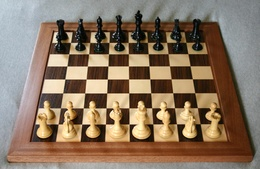
%> input picture Computer_Vision_Projects/Corner_Detection/images/image1.jpg, 260 x 169 px, shrunk from 2611 x 1699 before the run
$ octave --eval "result = extract_keypoints(imread('images/image1.jpg'));"   (GNU Octave 9; MATLAB toolbox functions it lacks are replaced by stand-ins)
%> lines starting %> are read from the running program, lines starting %| are printed output that depends on the picture; in (x1, y1, x2, y2) boxes, pixels count from 0 and x2, y2 are one past the last pixel; in counts of white or black regions, pixels touching at a corner belong together; the program's own positions count from 1
function [x, y, scores, Ix, Iy] = extract_keypoints(image)
    im = double(rgb2gray(image));
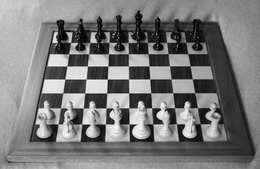
%> im: size 169x260 double; min 0, max 249, mean 121.4

    window = 11;

    horizontal = [1,0,-1];
    vertical = [1;0;-1];

    Ix = double(imfilter(im, horizontal));
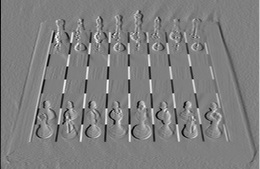
%> Ix: size 169x260 double; min -222, max 223, mean 0.2; drawn with min black and max white
    Iy = double(imfilter(im, vertical));
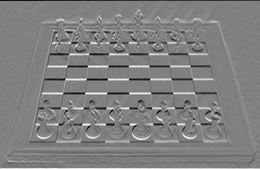
%> Iy: size 169x260 double; min -226, max 222, mean 0; drawn with min black and max white

    k = 0.04;
    R = double(repmat([0],size(im,1), size(im,2)));
    offset = floor(window/2);
    edge = ceil(window/2);
    for i = edge:1:size(im,1)-edge
        for j = edge:1:size(im,2)-edge
            ix = Ix(i-offset:i+offset, j-offset:j+offset);
            iy = Iy(i-offset:i+offset, j-offset:j+offset);
            t1 = ix.^2;
            t2 = ix * iy;
            t3 = iy.^2;
            m1 = sum(t1(:));
            m2 = sum(t2(:));
            m4 = sum(t3(:));

            M = double( [m1,m2;m2,m4] );

            R(i,j) = det(M) - k*((trace(M))^2);
        end
    end
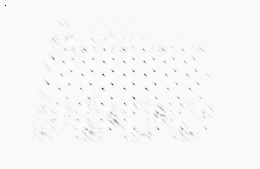
%> R: size 169x260 double; min -2.37e+13, max 5.44e+11, mean -1.15e+11; drawn with min black and max white

    x = [];
    y = [];

    numPoints = floor((size(R,1) * size(R,2))/50);
%> numPoints = 878

    for i = 1:1:numPoints
        maxVal = max(max(R));
        maxInd = find( R == maxVal);
        rand = randi(size(maxInd,1));
        [I,J] = ind2sub(size(im), maxInd(rand));

        R(I,J) = -9999;
        scores(i) = maxVal;
        x(i) = J;
        y(i) = I;
    end
%> this loop made 878 passes
%> (maxVal, maxInd) on passes 1 to 3: (5.44e+11, 22099), (5.4e+11, 22100), (5.34e+11, 22437)
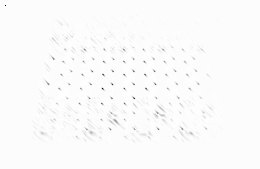
%> R: size 169x260 double; 2% of pixels changed, all inside (x1, y1, x2, y2) = (45, 33, 212, 140); drawn with min black and max white
%> after the loop, scores = 878 values, max 5.44e+11 at index 1, min 1.99e+11 at index 878, mean 2.5e+11; x = 878 values, max 212 at index 277, min 46 at index 713, mean 102.8; y = 878 values, max 140 at index 283, min 34 at index 481, mean 91.33
%> `result = extract_keypoints(imread('images/image1.jpg'));`: result has the same summary as x in extract_keypoints

$ run again, on Computer_Vision_Projects/Corner_Detection/images/image10.jpg
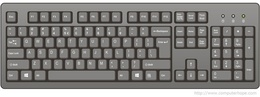
%> input picture Computer_Vision_Projects/Corner_Detection/images/image10.jpg, 260 x 97 px, shrunk from 800 x 299 before the run
%> after the loop in extract_keypoints, `for i = edge:1:size(im,1)-edge`:
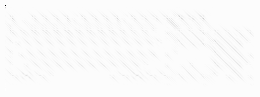
%> R: size 97x260 double; min -2.59e+13, max 2.56e+11, mean -1.41e+11; drawn with min black and max white
%> the loop in extract_keypoints, `for i = 1:1:numPoints` made 504 passes
%> (maxVal, maxInd) on passes 1 to 3: (2.56e+11, 576), (2.3e+11, 575), (2.09e+11, 574)
%> after the loop in extract_keypoints, `for i = 1:1:numPoints`:
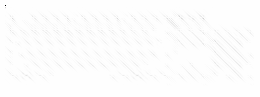
%> R: size 97x260 double; 2% of pixels changed, all inside (x1, y1, x2, y2) = (5, 12, 254, 91); drawn with min black and max white
%> after the loop in extract_keypoints, `for i = 1:1:numPoints`: scores = 504 values, max 2.56e+11 at index 1, min 2.81e+10 at index 504, mean 3.68e+10; x = 504 values, max 254 at index 451, min 6 at index 1, mean 115.4; y = 504 values, max 91 at index 1, min 13 at index 250, mean 35.84
%> result has the same summary as x in extract_keypoints

$ run again, on Computer_Vision_Projects/Corner_Detection/images/image2.jpg
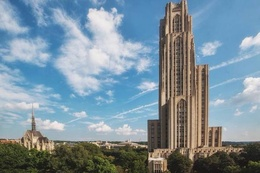
%> input picture Computer_Vision_Projects/Corner_Detection/images/image2.jpg, 260 x 173 px, shrunk from 600 x 400 before the run
%> after the loop in extract_keypoints, `for i = edge:1:size(im,1)-edge`:
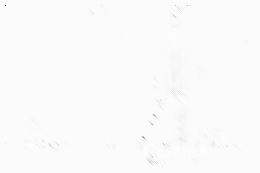
%> R: size 173x260 double; min -8.64e+12, max 1.16e+11, mean -1.34e+10; drawn with min black and max white
%> the loop in extract_keypoints, `for i = 1:1:numPoints` made 899 passes
%> (maxVal, maxInd) on passes 1 to 3: (1.16e+11, 26281), (1.05e+11, 6722), (1.01e+11, 26107)
%> after the loop in extract_keypoints, `for i = 1:1:numPoints`:
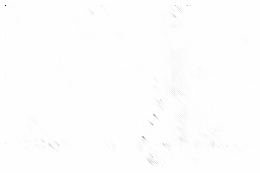
%> R: size 173x260 double; 2% of pixels changed, all inside (x1, y1, x2, y2) = (5, 5, 240, 167); drawn with min black and max white
%> after the loop in extract_keypoints, `for i = 1:1:numPoints`: scores = 899 values, max 1.16e+11 at index 1, min 2.4e+10 at index 899, mean 4.07e+10; x = 899 values, max 240 at index 856, min 6 at index 656, mean 139.8; y = 899 values, max 167 at index 364, min 6 at index 305, mean 133.5
%> result has the same summary as x in extract_keypoints

$ run again, on Computer_Vision_Projects/Corner_Detection/images/image3.jpg
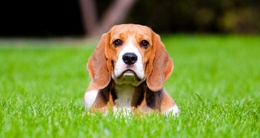
%> input picture Computer_Vision_Projects/Corner_Detection/images/image3.jpg, 260 x 138 px, shrunk from 845 x 450 before the run
%> after the loop in extract_keypoints, `for i = edge:1:size(im,1)-edge`:
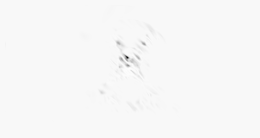
%> R: size 138x260 double; min -1.19e+13, max 3.12e+11, mean -2.31e+10; drawn with min black and max white
%> the loop in extract_keypoints, `for i = 1:1:numPoints` made 717 passes
%> (maxVal, maxInd) on passes 1 to 3: (3.12e+11, 17871), (2.85e+11, 18009), (2.57e+11, 17733)
%> after the loop in extract_keypoints, `for i = 1:1:numPoints`:
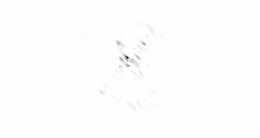
%> R: size 138x260 double; 2% of pixels changed, all inside (x1, y1, x2, y2) = (96, 21, 162, 112); drawn with min black and max white
%> after the loop in extract_keypoints, `for i = 1:1:numPoints`: scores = 717 values, max 3.12e+11 at index 1, min 1.43e+10 at index 717, mean 5.16e+10; x = 717 values, max 162 at index 606, min 97 at index 545, mean 132; y = 717 values, max 112 at index 593, min 22 at index 682, mean 65.91
%> result has the same summary as x in extract_keypoints
